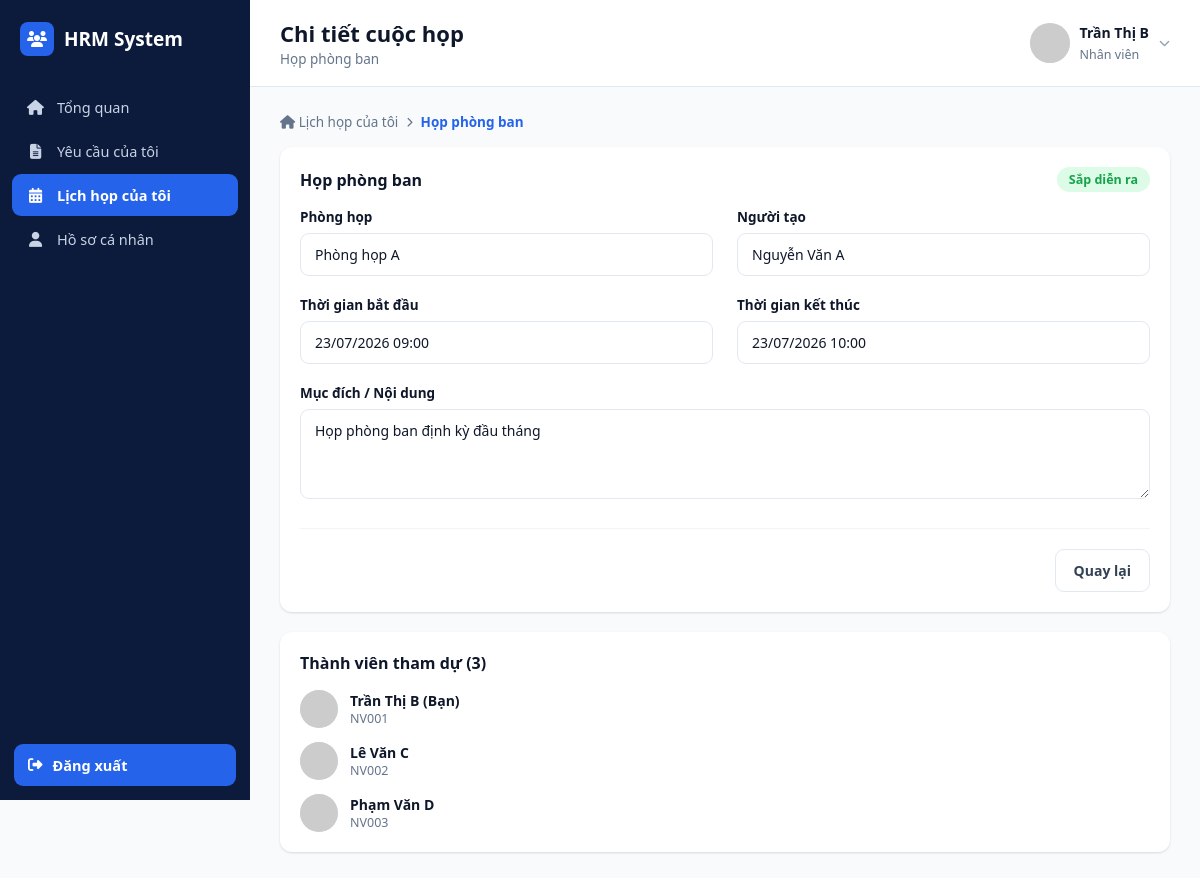
/employee/meeting_view.php?id=1 (signed in), run on the app's committed database.
### tables this page shows
CREATE TABLE cuoc_hop (
    id INT AUTO_INCREMENT PRIMARY KEY,
    tieu_de VARCHAR(255) NOT NULL,
    noi_dung TEXT,
    phong_hop_id INT DEFAULT NULL,
    thoi_gian_bat_dau DATETIME NOT NULL,
    thoi_gian_ket_thuc DATETIME NOT NULL,
    nhac_nho VARCHAR(50) DEFAULT NULL,
    ghi_chu TEXT,
    quyen_truy_cap VARCHAR(50) DEFAULT 'Chỉ thành viên được mời',
    tep_dinh_kem VARCHAR(255) DEFAULT NULL,
    nguoi_tao_id INT DEFAULT NULL,
    trang_thai ENUM('Sắp diễn ra','Đã diễn ra','Đã hủy') NOT NULL DEFAULT 'Sắp diễn ra',
    created_at TIMESTAMP DEFAULT CURRENT_TIMESTAMP,
    FOREIGN KEY (phong_hop_id) REFERENCES phong_hop(id) ON DELETE SET NULL,
    FOREIGN KEY (nguoi_tao_id) REFERENCES nhan_vien(id) ON DELETE SET NULL
);

CREATE TABLE nhan_vien (
    id INT AUTO_INCREMENT PRIMARY KEY,
    ma_nv VARCHAR(20) NOT NULL UNIQUE,
    ho_ten VARCHAR(100) NOT NULL,
    email VARCHAR(100) NOT NULL UNIQUE,
    mat_khau VARCHAR(255) NOT NULL,
    sdt VARCHAR(20) DEFAULT NULL,
    chuc_vu ENUM('Nhân viên','Trưởng phòng') NOT NULL DEFAULT 'Nhân viên',
    gioi_tinh ENUM('Nam','Nữ','Khác') DEFAULT 'Nam',
    ngay_sinh DATE DEFAULT NULL,
    ngay_vao_lam DATE DEFAULT NULL,
    dia_chi TEXT,
    phong_ban_id INT DEFAULT NULL,
    avatar VARCHAR(255) DEFAULT NULL,
    trang_thai ENUM('Hoạt động','Nghỉ việc') NOT NULL DEFAULT 'Hoạt động',
    cccd VARCHAR(20) DEFAULT NULL,
    ngay_cap DATE DEFAULT NULL,
    noi_cap VARCHAR(150) DEFAULT NULL,
    tinh_trang_hon_nhan VARCHAR(50) DEFAULT NULL,
    quoc_tich VARCHAR(50) DEFAULT 'Việt Nam',
    ghi_chu TEXT,
    created_at TIMESTAMP DEFAULT CURRENT_TIMESTAMP,
    FOREIGN KEY (phong_ban_id) REFERENCES phong_ban(id) ON DELETE SET NULL
);

CREATE TABLE phong_hop (
    id INT AUTO_INCREMENT PRIMARY KEY,
    ten_phong VARCHAR(100) NOT NULL
);

### includes/auth.php (called while the page is built, shortened)
<?php
require_once __DIR__ . '/../config/db.php';
function require_employee()
{
    $u = current_user();
}
function current_user()
{
    global $pdo;
    static $user = null;
    if ($user !== null) {
        return $user;
    }
    $stmt = $pdo->prepare('SELECT nv.*, pb.ten_phong_ban FROM nhan_vien nv
                            LEFT JOIN phong_ban pb ON pb.id = nv.phong_ban_id
                            WHERE nv.id = ?');
    $stmt->execute([$_SESSION['user_id']]);
    $user = $stmt->fetch();
    return $user;
}
function format_date($date, $withTime = false)
{
    $ts = strtotime($date);
    return $withTime ? date('d/m/Y H:i', $ts) : date('d/m/Y', $ts);
}
function e($str)
{
    return htmlspecialchars($str ?? '', ENT_QUOTES, 'UTF-8');
}

### employee/meeting_view.php (the view, shortened to what this page needs)
<?php
require_once __DIR__ . '/../includes/auth.php';
require_employee();
$u = current_user();
$myId = $u['id'];
$id = (int)($_GET['id'] ?? 0);
$stmt = $pdo->prepare("SELECT ch.*, ph.ten_phong, nv.ho_ten as nguoi_tao FROM cuoc_hop ch
                        LEFT JOIN phong_hop ph ON ph.id = ch.phong_hop_id
                        LEFT JOIN nhan_vien nv ON nv.id = ch.nguoi_tao_id
                        WHERE ch.id = ?");
$stmt->execute([$id]);
$meeting = $stmt->fetch();
$attendees = $pdo->prepare("SELECT nv.* FROM cuoc_hop_thanh_vien cv
                             JOIN nhan_vien nv ON nv.id = cv.nhan_vien_id WHERE cv.cuoc_hop_id = ?");
$attendees->execute([$id]);
$attendees = $attendees->fetchAll();
$page_title = 'Chi tiết cuộc họp';
$page_subtitle = $meeting['tieu_de'];
include __DIR__ . '/includes/head_meta.php';
?>
<div class="app">
    <?php include __DIR__ . '/includes/sidebar.php'; ?>
    <div class="main">
        <?php include __DIR__ . '/includes/header.php'; ?>
        <div class="content">
            <div class="breadcrumb">
                <a href="meetings.php"><i class="fa-solid fa-house"></i> Lịch họp của tôi</a> <i class="fa-solid fa-chevron-right" style="font-size:10px;"></i>
                <span class="cur"><?= e($meeting['tieu_de']) ?></span>
            </div>
            <div class="grid-2">
                <div class="panel">
                    <div class="head-row">
                        <h3><?= e($meeting['tieu_de']) ?></h3>
                        <span class="badge-status <?= $meeting['trang_thai']==='Đã hủy'?'inactive':'active' ?>"><?= e($meeting['trang_thai']) ?></span>
                    </div>
                    <div class="form-grid">
                        <div class="form-group"><label>Phòng họp</label><input value="<?= e($meeting['ten_phong'] ?? '—') ?>" disabled></div>
                        <div class="form-group"><label>Người tạo</label><input value="<?= e($meeting['nguoi_tao'] ?? '—') ?>" disabled></div>
                        <div class="form-group"><label>Thời gian bắt đầu</label><input value="<?= format_date($meeting['thoi_gian_bat_dau'], true) ?>" disabled></div>
                        <div class="form-group"><label>Thời gian kết thúc</label><input value="<?= format_date($meeting['thoi_gian_ket_thuc'], true) ?>" disabled></div>
                        <div class="form-group" style="grid-column:1/-1;"><label>Mục đích / Nội dung</label><textarea disabled><?= e($meeting['noi_dung']) ?></textarea></div>
                    </div>
                    <div class="form-actions"><a href="meetings.php" class="btn">Quay lại</a></div>
                </div>
                <div class="panel">
                    <h3>Thành viên tham dự (<?= count($attendees) ?>)</h3>
                    <div class="mini-list">
                        <?php foreach ($attendees as $a): ?>
                            <div class="mini-item person">
                                <img src="<?= !empty($a['avatar']) ? '../uploads/avatars/'.e($a['avatar']) : 'https://ui-avatars.com/api/?background=2563eb&color=fff&name='.urlencode($a['ho_ten']) ?>">
                                <div class="txt"><b><?= e($a['ho_ten']) ?><?= $a['id']==$myId ? ' (Bạn)' : '' ?></b><span><?= e($a['ma_nv']) ?></span></div>
                            </div>
                        <?php endforeach; ?>
                    </div>
                </div>
            </div>
        </div>
    </div>
</div>
</body>
</html>

### employee/includes/header.php (shortened to what this page needs)
<?php
$u = current_user();
$avatar = !empty($u['avatar']) ? '../uploads/avatars/' . $u['avatar'] : '';
?>
<header class="topbar">
    <div class="title-block">
        <h1><?= e($page_title ?? '') ?></h1>
        <p><?= e($page_subtitle ?? '') ?></p>
    </div>
    <div class="right">
        <div class="user" id="userMenuBtn">
            <img src="<?= e($avatar) ?>" alt="avatar" onerror="this.src='https://ui-avatars.com/api/?background=2563eb&color=fff&name=<?= urlencode($u['ho_ten'] ?? 'User') ?>'">
            <div class="info">
                <b><?= e($u['ho_ten'] ?? '') ?></b>
                <span><?= e($u['chuc_vu'] ?? '') ?></span>
            </div>
            <i class="fa-solid fa-chevron-down" style="font-size:11px;color:#94a3b8;"></i>
        </div>
    </div>
</header>

### assets/css/style.css (style rules this page uses)
:root { --navy:#0c1a3b; --navy-light:#13234f; --blue:#2563eb; --blue-dark:#1d4ed8; --green:#16a34a; --green-bg:#dcfce7; --red:#dc2626; --red-bg:#fee2e2; --orange:#f59e0b; --orange-bg:#fef3c7; --purple:#7c3aed; --purple-bg:#ede9fe; --gray-50:#f8fafc; --gray-100:#f1f5f9; --gray-200:#e2e8f0; --gray-300:#cbd5e1; --gray-500:#64748b; --gray-700:#334155; --gray-900:#0f172a; --radius:12px; --shadow:0 1px 3px rgba(15,23,42,.08), 0 1px 2px rgba(15,23,42,.06); }
* { box-sizing:border-box; }
body { margin:0; font-family:'Segoe UI',Roboto,Helvetica,Arial,sans-serif; background:var(--gray-50); color:var(--gray-900); }
a { text-decoration:none;color:inherit; }
input,select,textarea { font-family:inherit; }
.app { display:flex;min-height:100vh; }
.main { flex:1;min-width:0;display:flex;flex-direction:column; }
.topbar { display:flex;align-items:center;justify-content:space-between; padding:18px 30px;background:#fff;border-bottom:1px solid var(--gray-200); position:sticky;top:0;z-index:20; }
.topbar .title-block h1 { font-size:22px;margin:0 0 2px;font-weight:700; }
.topbar .title-block p { margin:0;color:var(--gray-500);font-size:13.5px; }
.topbar .right { display:flex;align-items:center;gap:20px; }
.topbar .user { display:flex;align-items:center;gap:10px;cursor:pointer;position:relative; }
.topbar .user img { width:40px;height:40px;border-radius:50%;object-fit:cover;background:var(--gray-200); }
.topbar .user .info b { display:block;font-size:14px; }
.topbar .user .info span { font-size:12.5px;color:var(--gray-500); }
.content { padding:26px 30px;flex:1; }
.panel { background:#fff;border-radius:var(--radius);box-shadow:var(--shadow);padding:20px; }
.panel h3 { margin:0 0 16px;font-size:16px;font-weight:700; }
.panel .head-row { display:flex;align-items:center;justify-content:space-between;margin-bottom:16px; }
.panel .head-row h3 { margin:0; }
.grid-2 { display:grid;grid-template-columns:2fr 1fr;gap:20px; }
.mini-list { display:flex;flex-direction:column;gap:14px; }
.mini-item { display:flex;gap:12px;align-items:flex-start; }
.mini-item .txt b { display:block;font-size:14px; }
.mini-item .txt span { font-size:12.5px;color:var(--gray-500); }
.mini-item.person { align-items:center; }
.mini-item.person img { width:38px;height:38px;border-radius:50%;object-fit:cover;background:var(--gray-200); }
.mini-item.person .txt { display:flex;flex-direction:column; }
.badge-status { padding:4px 12px;border-radius:20px;font-size:12.5px;font-weight:600;display:inline-block; }
.badge-status.active,.badge-status.approved { background:var(--green-bg);color:var(--green); }
.select-box select,.form-group select,.form-group input,.form-group textarea { width:100%;padding:11px 14px;border:1px solid var(--gray-200);border-radius:9px;font-size:14px;background:#fff;color:var(--gray-900); }
.btn { padding:11px 18px;border-radius:9px;border:1px solid var(--gray-200);background:#fff;font-size:14px;font-weight:600; display:inline-flex;align-items:center;gap:8px;color:var(--gray-700); }
.form-grid { display:grid;grid-template-columns:1fr 1fr;gap:20px 24px; }
.form-group { margin-bottom:0; }
.form-group label { display:block;font-size:13.5px;font-weight:600;margin-bottom:7px; }
.form-group textarea { resize:vertical;min-height:90px; }
.form-actions { display:flex;justify-content:flex-end;gap:12px;margin-top:24px;padding-top:20px;border-top:1px solid var(--gray-100); }
.breadcrumb { display:flex;align-items:center;gap:8px;font-size:13.5px;color:var(--gray-500);margin-bottom:16px; }
.breadcrumb a { color:var(--gray-500); }
.breadcrumb .cur { color:var(--blue);font-weight:600; }
@media (max-width:1200px) { .grid-2,.grid-3,.grid-2-eq { grid-template-columns:1fr; } }

### data on the page
cuoc_hop: tieu_de "Họp phòng ban", trang_thai "Sắp diễn ra", phong_hop.ten_phong "Phòng họp A", nguoi_tao.ho_ten "Nguyễn Văn A", thoi_gian_bat_dau "23/07/2026 09:00", thoi_gian_ket_thuc "23/07/2026 10:00", noi_dung "Họp phòng ban định kỳ đầu tháng"
nhan_vien: ho_ten "Trần Thị B", chuc_vu "Nhân viên", shows "(Bạn)", ma_nv "NV001"
nhan_vien: ho_ten "Lê Văn C", ma_nv "NV002"
nhan_vien: ho_ten "Phạm Văn D", ma_nv "NV003"

### other printed values
$m['label'] "Tổng quan"
$m['label'] "Yêu cầu của tôi"
$m['label'] "Lịch họp của tôi"
$m['label'] "Hồ sơ cá nhân"
$page_title "Chi tiết cuộc họp"
count($attendees) "3"
